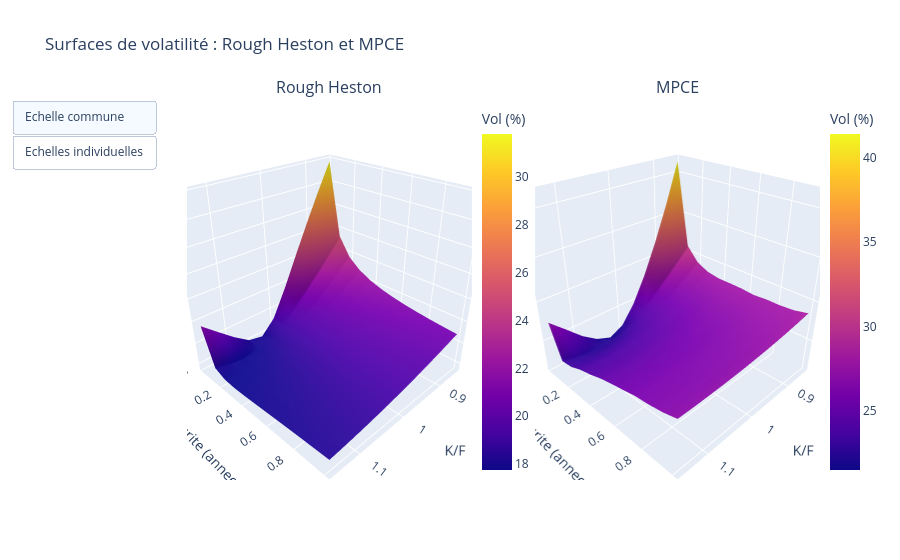
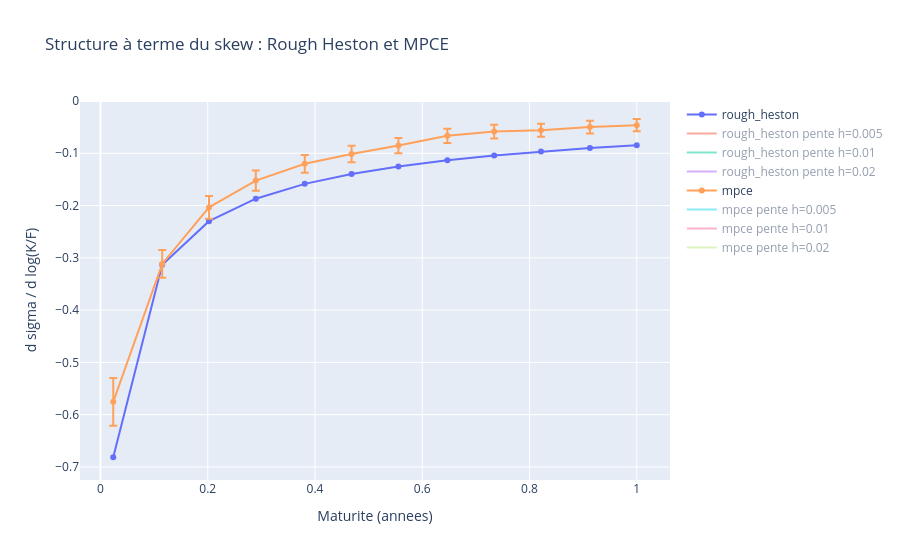
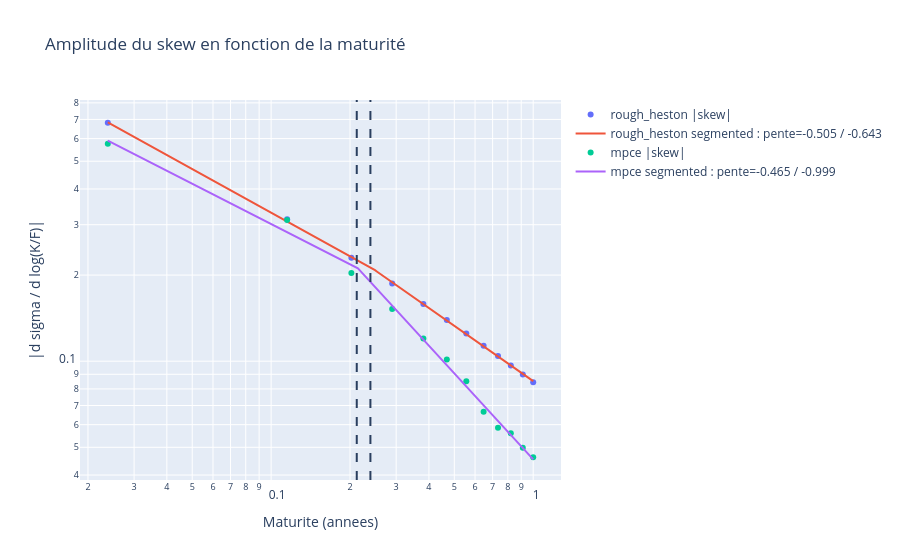

The code cell stored with these charts, in order, in its notebook:
### Markdown cell above
## Surfaces et skew

Les surfaces et les coupes montrent les sourires. La structure à terme du skew compare leurs pentes à l’ATM selon la maturité. L’ajustement en log-log permet de rechercher un changement de régime. Les deux axes des coupes servent à comparer les formes.

### Code cell
display(result['figures']['surfaces_interactives'])
display(result['figures']['skew_atm'])
display(result['figures']['skew_atm_loglog'])
display(result['verification'])

### Figure 1 — Plotly figure (JSON) as saved in the notebook; plotly's stock layout.template omitted (floating-point values rounded to 4 significant figures; data arrays with more than 128 entries replaced by an {"elided": "..."} marker saying what was removed)
{"data": [{"colorbar": {"title": {"text": "Vol (%)"}, "x": 0.45}, "hovertemplate": "K/F=%{x:.4f}<br>T=%{y:.4f} an<br>Vol=%{z:.4f}%<extra>rough_heston</extra>", "name": "rough_heston", "scene": "scene", "showscale": true, "type": "surface", "x": [0.85, 0.88, 0.91, 0.94, 0.97, 1.0, 1.03, 1.06, 1.09, 1.12, 1.15], "y": [0.02381, 0.1151, 0.2024, 0.2897, 0.381, 0.4683, 0.5556, 0.6468, 0.7341, 0.8214, 0.9127, 1.0], "z": {"elided": "12x11 float values"}}, {"colorbar": {"title": {"text": "Vol (%)"}, "x": 1}, "hovertemplate": "K/F=%{x:.4f}<br>T=%{y:.4f} an<br>Vol=%{z:.4f}%<extra>mpce</extra>", "name": "mpce", "scene": "scene2", "showscale": true, "type": "surface", "x": [0.85, 0.88, 0.91, 0.94, 0.97, 1.0, 1.03, 1.06, 1.09, 1.12, 1.15], "y": [0.02381, 0.1151, 0.2024, 0.2897, 0.381, 0.4683, 0.5556, 0.6468, 0.7341, 0.8214, 0.9127, 1.0], "z": {"elided": "12x11 float values"}}], "layout": {"annotations": [{"font": {"size": 16}, "showarrow": false, "text": "Rough Heston", "x": 0.225, "xanchor": "center", "xref": "paper", "y": 1, "yanchor": "bottom", "yref": "paper"}, {"font": {"size": 16}, "showarrow": false, "text": "MPCE", "x": 0.775, "xanchor": "center", "xref": "paper", "y": 1, "yanchor": "bottom", "yref": "paper"}], "scene": {"camera": {"eye": {"x": 1.4, "y": 1.4, "z": 1.1}}, "domain": {"x": [0, 0.45], "y": [0, 1]}, "xaxis": {"title": {"text": "K/F"}}, "yaxis": {"title": {"text": "Maturite (annees)"}}, "zaxis": {"title": {"text": "Volatilite (%)"}}}, "scene2": {"camera": {"eye": {"x": 1.4, "y": 1.4, "z": 1.1}}, "domain": {"x": [0.55, 1], "y": [0, 1]}, "xaxis": {"title": {"text": "K/F"}}, "yaxis": {"title": {"text": "Maturite (annees)"}}, "zaxis": {"title": {"text": "Volatilite (%)"}}}, "title": {"text": "Surfaces de volatilité : Rough Heston et MPCE"}, "updatemenus": [{"buttons": [{"args": [{"scene.zaxis.range": [17.75, 41.4], "scene2.zaxis.range": [17.75, 41.4]}], "label": "Echelle commune", "method": "relayout"}, {"args": [{"scene.zaxis.autorange": true, "scene2.zaxis.autorange": true}], "label": "Echelles individuelles", "method": "relayout"}], "type": "buttons"}]}}

### Figure 2 — Plotly figure (JSON) as saved in the notebook; plotly's stock layout.template omitted (floating-point values rounded to 4 significant figures)
{"data": [{"error_y": {"array": [0.0, 0.0, 0.0, 0.0, 0.0, 0.0, 0.0, 0.0, 0.0, 0.0, 0.0, 0.0], "type": "data", "visible": false}, "mode": "lines+markers", "name": "rough_heston", "type": "scatter", "x": [0.02381, 0.1151, 0.2024, 0.2897, 0.381, 0.4683, 0.5556, 0.6468, 0.7341, 0.8214, 0.9127, 1.0], "y": [-0.6816, -0.3132, -0.2299, -0.1868, -0.1585, -0.1394, -0.1251, -0.1133, -0.1042, -0.09662, -0.08992, -0.08442]}, {"mode": "lines", "name": "rough_heston pente h=0.005", "type": "scatter", "visible": "legendonly", "x": [0.02381, 0.1151, 0.2024, 0.2897, 0.381, 0.4683, 0.5556, 0.6468, 0.7341, 0.8214, 0.9127, 1.0], "y": [-0.6793, -0.3129, -0.2298, -0.1868, -0.1584, -0.1394, -0.1251, -0.1133, -0.1042, -0.09662, -0.08992, -0.08442]}, {"mode": "lines", "name": "rough_heston pente h=0.01", "type": "scatter", "visible": "legendonly", "x": [0.02381, 0.1151, 0.2024, 0.2897, 0.381, 0.4683, 0.5556, 0.6468, 0.7341, 0.8214, 0.9127, 1.0], "y": [-0.6725, -0.3123, -0.2296, -0.1867, -0.1584, -0.1394, -0.125, -0.1133, -0.1042, -0.0966, -0.08991, -0.08441]}, {"mode": "lines", "name": "rough_heston pente h=0.02", "type": "scatter", "visible": "legendonly", "x": [0.02381, 0.1151, 0.2024, 0.2897, 0.381, 0.4683, 0.5556, 0.6468, 0.7341, 0.8214, 0.9127, 1.0], "y": [-0.6474, -0.3098, -0.2286, -0.1862, -0.1581, -0.1392, -0.1249, -0.1132, -0.1041, -0.09654, -0.08986, -0.08437]}, {"error_y": {"array": [0.04576, 0.02667, 0.02186, 0.01926, 0.01691, 0.01568, 0.0146, 0.01379, 0.01305, 0.01249, 0.01212, 0.01178], "type": "data", "visible": true}, "mode": "lines+markers", "name": "mpce", "type": "scatter", "x": [0.02381, 0.1151, 0.2024, 0.2897, 0.381, 0.4683, 0.5556, 0.6468, 0.7341, 0.8214, 0.9127, 1.0], "y": [-0.5755, -0.3116, -0.2035, -0.1523, -0.1201, -0.1013, -0.08515, -0.06662, -0.05848, -0.05598, -0.04987, -0.04616]}, {"mode": "lines", "name": "mpce pente h=0.005", "type": "scatter", "visible": "legendonly", "x": [0.02381, 0.1151, 0.2024, 0.2897, 0.381, 0.4683, 0.5556, 0.6468, 0.7341, 0.8214, 0.9127, 1.0], "y": [-0.574, -0.3114, -0.2035, -0.1522, -0.1201, -0.1013, -0.08514, -0.06661, -0.05848, -0.05598, -0.04986, -0.04616]}, {"mode": "lines", "name": "mpce pente h=0.01", "type": "scatter", "visible": "legendonly", "x": [0.02381, 0.1151, 0.2024, 0.2897, 0.381, 0.4683, 0.5556, 0.6468, 0.7341, 0.8214, 0.9127, 1.0], "y": [-0.5697, -0.3108, -0.2033, -0.1521, -0.12, -0.1013, -0.08513, -0.06661, -0.05848, -0.05597, -0.04985, -0.04615]}, {"mode": "lines", "name": "mpce pente h=0.02", "type": "scatter", "visible": "legendonly", "x": [0.02381, 0.1151, 0.2024, 0.2897, 0.381, 0.4683, 0.5556, 0.6468, 0.7341, 0.8214, 0.9127, 1.0], "y": [-0.5546, -0.3083, -0.2027, -0.1517, -0.12, -0.1013, -0.08508, -0.06658, -0.0585, -0.05594, -0.04981, -0.0461]}], "layout": {"title": {"text": "Structure à terme du skew : Rough Heston et MPCE"}, "xaxis": {"title": {"text": "Maturite (annees)"}}, "yaxis": {"title": {"text": "d sigma / d log(K/F)"}}}}

### Figure 3 — Plotly figure (JSON) as saved in the notebook; plotly's stock layout.template omitted (floating-point values rounded to 4 significant figures; data arrays with more than 128 entries replaced by an {"elided": "..."} marker saying what was removed)
{"data": [{"customdata": [[-0.6816, NaN], [-0.3132, NaN], [-0.2299, NaN], [-0.1868, NaN], [-0.1585, NaN], [-0.1394, NaN], [-0.1251, NaN], [-0.1133, NaN], [-0.1042, NaN], [-0.09662, NaN], [-0.08992, NaN], [-0.08442, NaN]], "hovertemplate": "T=%{x}<br>|skew|=%{y}<br>skew signe=%{customdata[0]}<br>SE=%{customdata[1]}<extra></extra>", "mode": "markers", "name": "rough_heston |skew|", "type": "scatter", "x": [0.02381, 0.1151, 0.2024, 0.2897, 0.381, 0.4683, 0.5556, 0.6468, 0.7341, 0.8214, 0.9127, 1.0], "y": [0.6816, 0.3132, 0.2299, 0.1868, 0.1585, 0.1394, 0.1251, 0.1133, 0.1042, 0.09662, 0.08992, 0.08442]}, {"mode": "lines", "name": "rough_heston segmented : pente=-0.505 / -0.643", "type": "scatter", "x": {"elided": "201 float values"}, "y": {"elided": "201 float values"}}, {"customdata": [[-0.5755, 0.02335], [-0.3116, 0.01361], [-0.2035, 0.01115], [-0.1523, 0.009826], [-0.1201, 0.008628], [-0.1013, 0.007998], [-0.08515, 0.00745], [-0.06662, 0.007036], [-0.05848, 0.006657], [-0.05598, 0.006374], [-0.04987, 0.006181], [-0.04616, 0.006008]], "hovertemplate": "T=%{x}<br>|skew|=%{y}<br>skew signe=%{customdata[0]}<br>SE=%{customdata[1]}<extra></extra>", "mode": "markers", "name": "mpce |skew|", "type": "scatter", "x": [0.02381, 0.1151, 0.2024, 0.2897, 0.381, 0.4683, 0.5556, 0.6468, 0.7341, 0.8214, 0.9127, 1.0], "y": [0.5755, 0.3116, 0.2035, 0.1523, 0.1201, 0.1013, 0.08515, 0.06662, 0.05848, 0.05598, 0.04987, 0.04616]}, {"mode": "lines", "name": "mpce segmented : pente=-0.465 / -0.999", "type": "scatter", "x": {"elided": "201 float values"}, "y": {"elided": "201 float values"}}], "layout": {"shapes": [{"line": {"dash": "dash"}, "type": "line", "x0": 0.2392, "x1": 0.2392, "xref": "x", "y0": 0, "y1": 1, "yref": "y domain"}, {"line": {"dash": "dash"}, "type": "line", "x0": 0.2122, "x1": 0.2122, "xref": "x", "y0": 0, "y1": 1, "yref": "y domain"}], "title": {"text": "Amplitude du skew en fonction de la maturité"}, "xaxis": {"title": {"text": "Maturite (annees)"}, "type": "log"}, "yaxis": {"title": {"text": "|d sigma / d log(K/F)|"}, "type": "log"}}}
